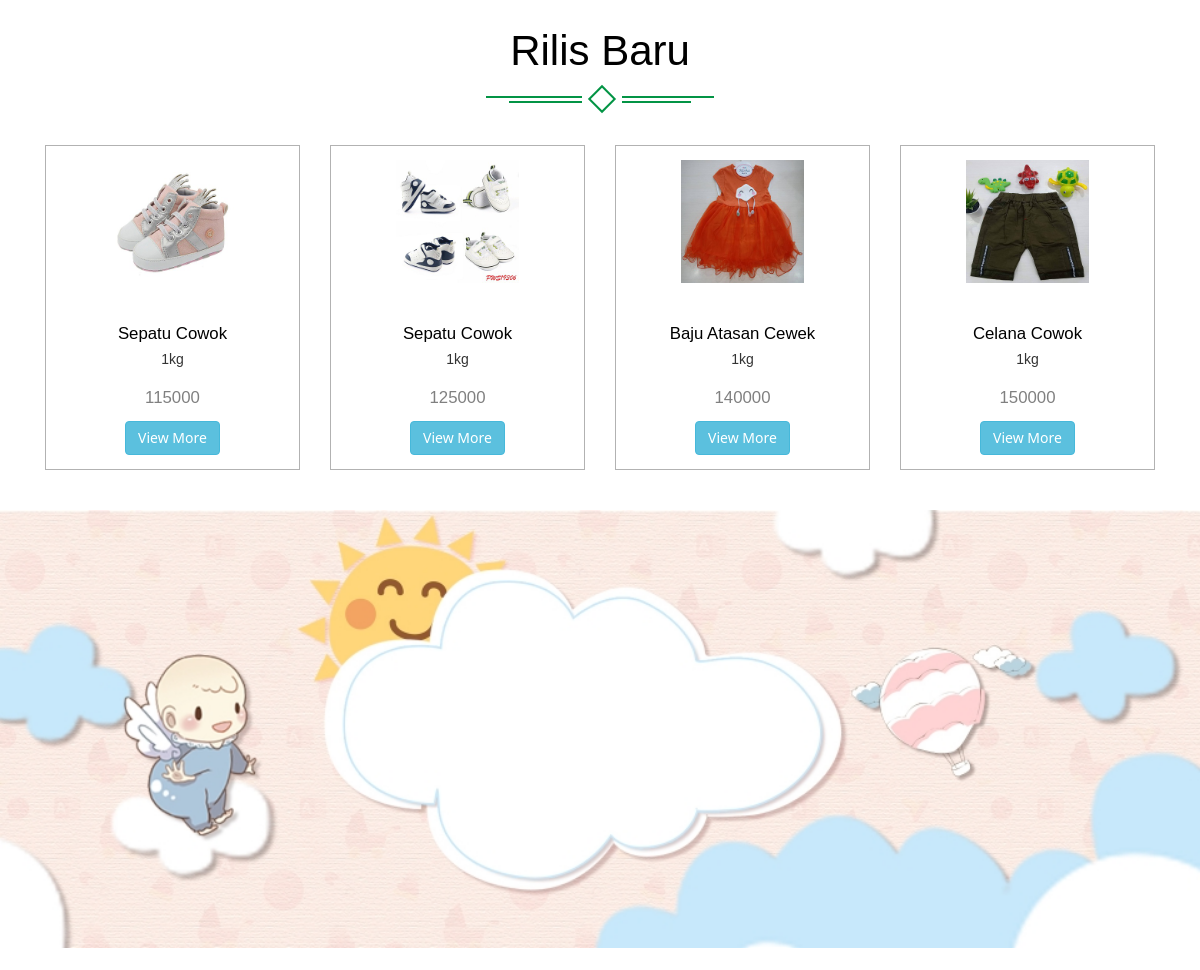
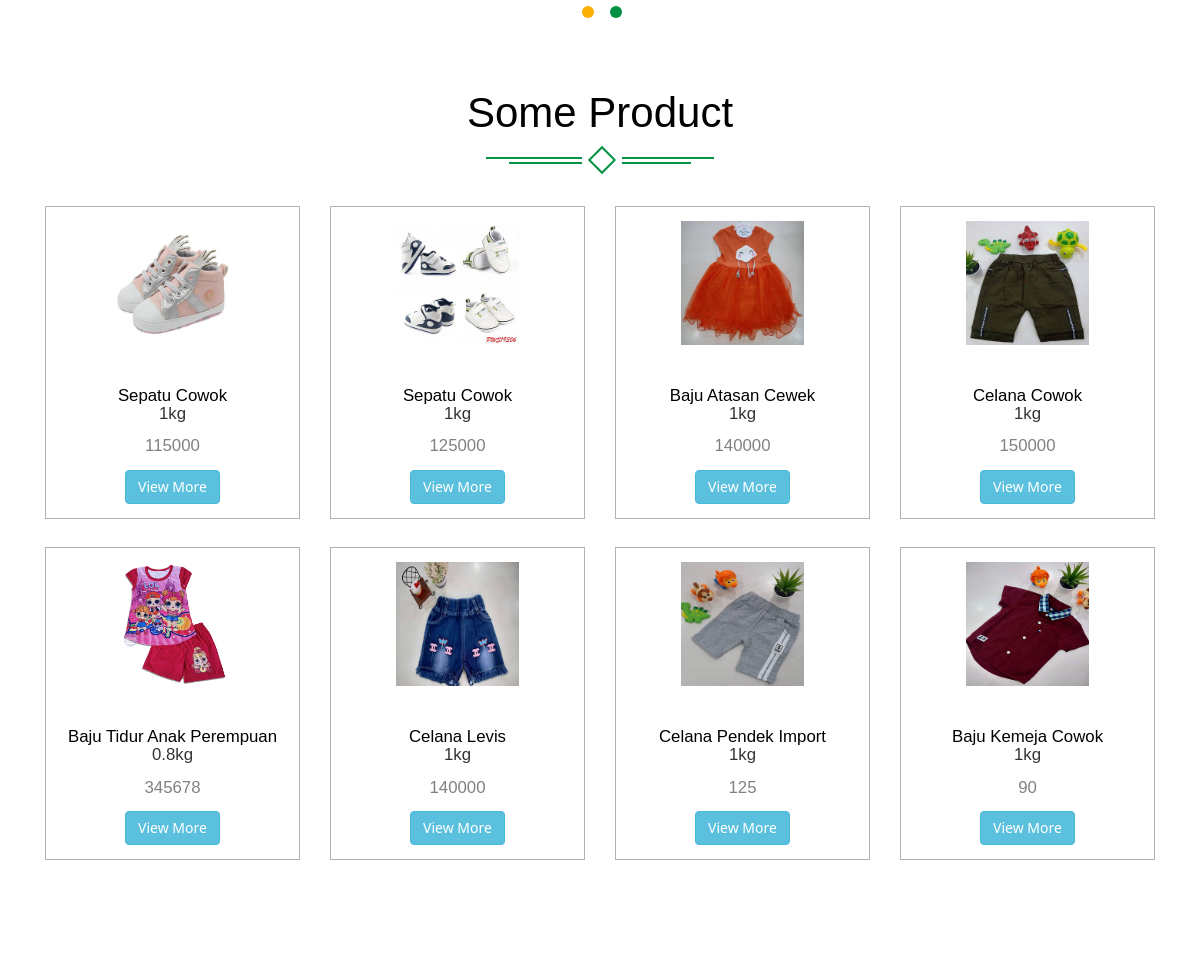
The app's page /pengunjung/dashboard/index.php (signed in, middle part), older data (2 pictures, top to bottom).
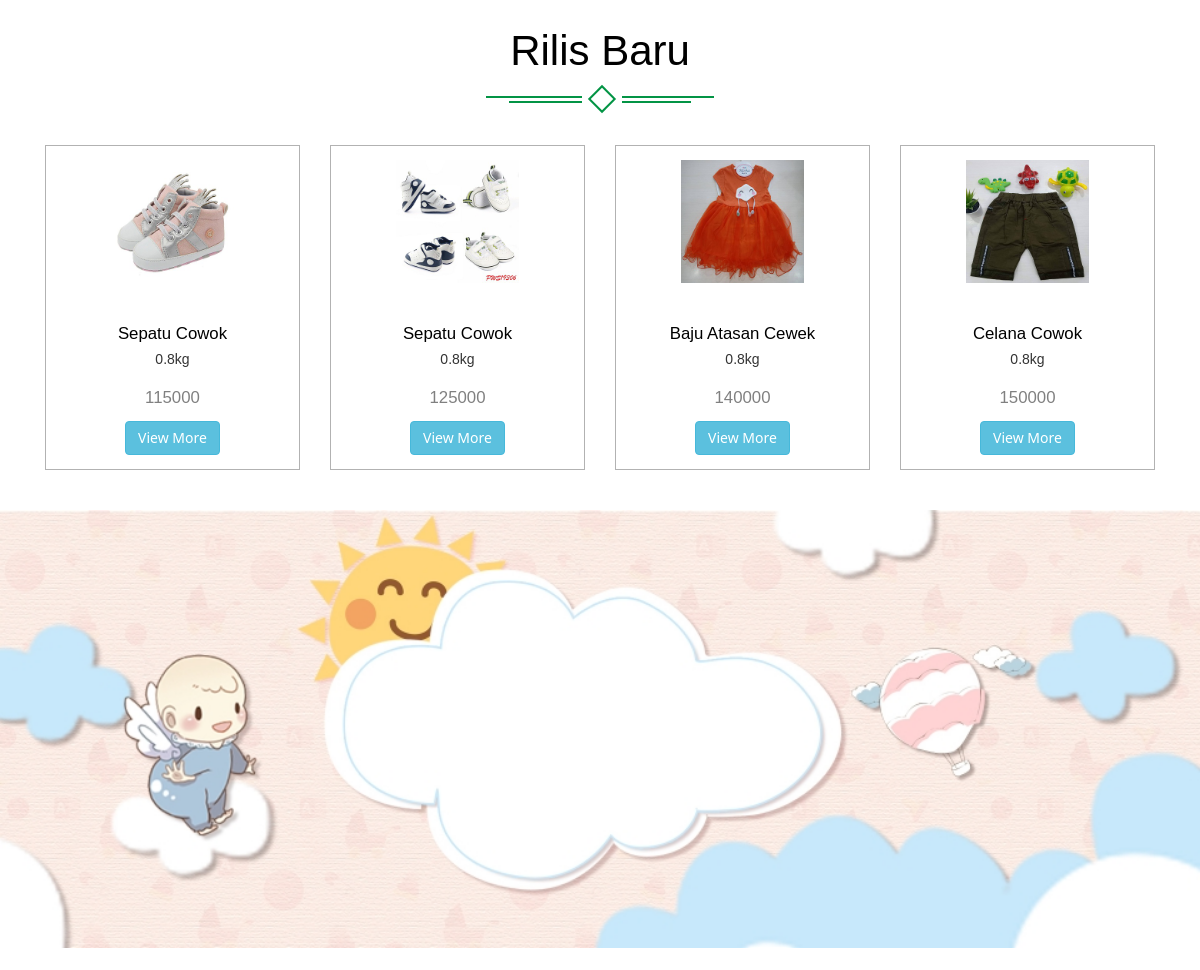
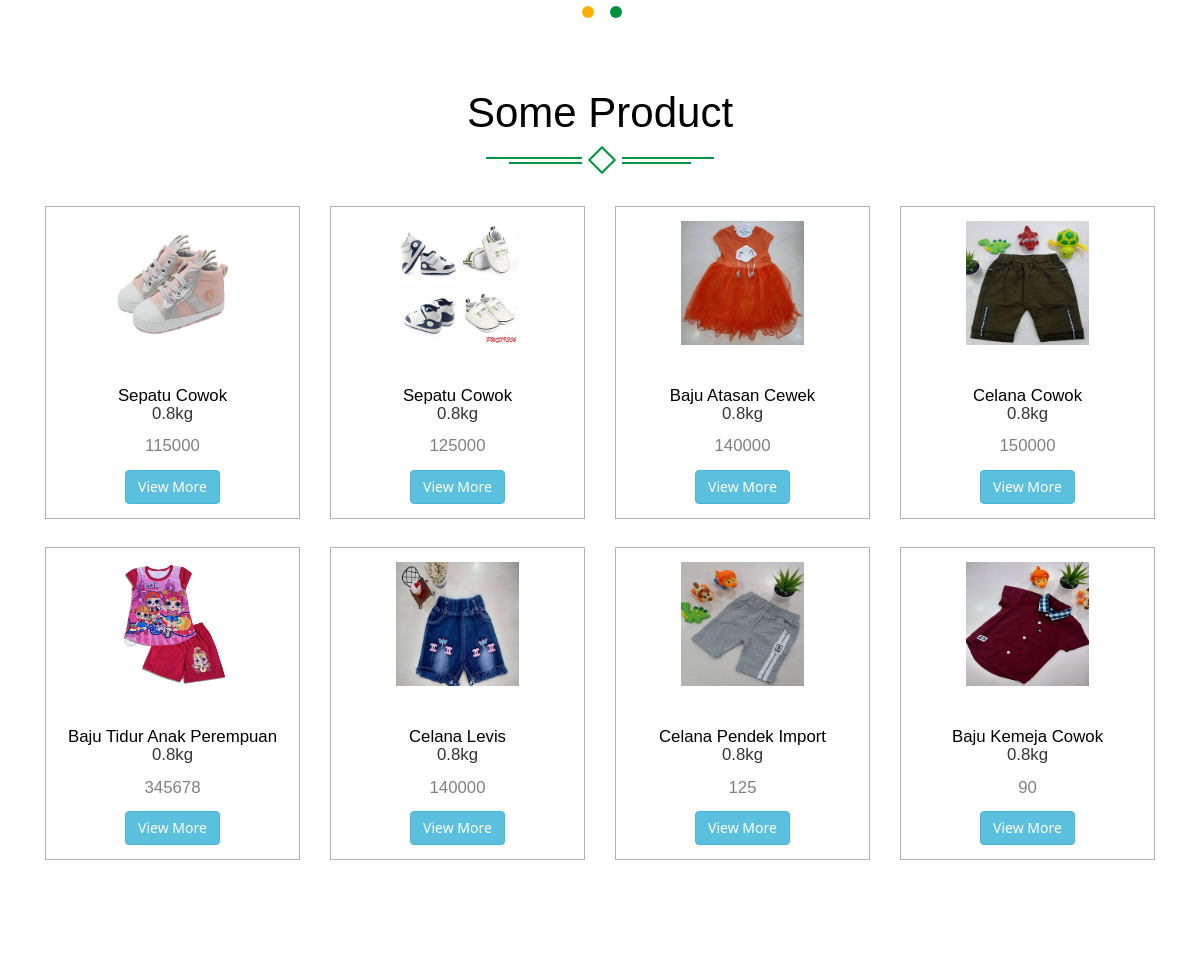
The same page, newer data (2 pictures, top to bottom).
### tables this page shows
CREATE TABLE `produk` (
  `kodeproduk` int(11) NOT NULL,
  `kd_subkategori` int(11) NOT NULL,
  `nama_produk` varchar(50) NOT NULL,
  `deskripsi` varchar(255) NOT NULL,
  `harga_produk` int(11) NOT NULL,
  `stok` int(11) NOT NULL,
  `berat` float NOT NULL,
  `foto1` varchar(255) NOT NULL,
  `foto2` varchar(255) DEFAULT NULL,
  `ukuran` varchar(200) NOT NULL,
  `diskon` int(11) DEFAULT NULL,
  `tgl_masuk` datetime NOT NULL
);

### pengunjung/dashboard/homepengunjung.php (the view, shortened to what this page needs)
<?php include_once('../_headerpenggunjung.php'); ?>
<!DOCTYPE html>
<html>
<head>
</head>
<body>
	<br><br>
	<div class="content-top ">
		<div class="container ">
			<div class="spec ">
				<h3>Rilis Baru</h3>
				<div class="ser-t">
					<span><i></i></span>
				</div>
			</div>
			<div class="tab-head ">
				<div class=" tab-content tab-content-t ">
					<div class="tab-pane active text-style" id="tab1">
						<div class=" con-w3l">
							<?php $ambil = mysqli_query($conn, "SELECT * FROM produk ORDER BY tgl_masuk DESC LIMIT 4"); ?>
							<?php while ($perproduk =  mysqli_fetch_assoc($ambil)) { ?>
								<div class="col-md-3 m-wthree">
									<div class="col-m">
										<a href="#" data-toggle="modal" data-target="#myModal16" class="offer-img">
											<img src="../../images/<?php echo $perproduk["foto1"]; ?>" class="img-responsive" alt="">
										</a>
										<div class="mid-1">
											<div class="women">
												<h6 style="text-align: center;"><a href="deskripsi.php?halaman=deskripsi&kodeproduk=<?php echo $perproduk["kodeproduk"]; ?>"><?php echo $perproduk["nama_produk"] ?></a><p><?php echo $perproduk["berat"]; ?>kg</p>	</h6>
											</div>
											<div class="mid-2">
												<h6 style="text-align: center; color: grey"><?php echo $perproduk["harga_produk"]; ?></h6>
											</div>
											<div class="add">
												<a href="deskripsi.php?halaman=deskripsi&kodeproduk=<?php echo $perproduk["kodeproduk"]; ?>" class="btn btn-info"><span class="">View More</span></a>
											</div>
										</div>
									</div>
								</div>
								<?php } ?>
								<div class="clearfix"></div>
							</div>
						</div>
					</div>
				</div>
			</div>
		</div><br><br>
  	<div id="myCarousel" class="carousel slide" data-ride="carousel">
  		<ol class="carousel-indicators">
  			<li data-target="#myCarousel" data-slide-to="0" class="active"></li>
  			<li data-target="#myCarousel" data-slide-to="1"></li>
  		</ol>
  		<div class="carousel-inner" role="listbox">
  			<div class="item active">
  				<img class="first-slide" src="../../images/5.jpeg" alt="First slide" width="1350px"></a>
  			</div>
  		</div>
  	</div>
  	<div class="product">
  		<div class="container">
  			<div class="spec ">
  				<h3>Some Product</h3>
  				<div class="ser-t">
  					<span><i></i></span>
  				</div>
  			</div>
  			<div class=" con-w3l">
  				<?php $ambil = mysqli_query($conn, "SELECT * FROM produk ORDER BY tgl_masuk DESC LIMIT 8"); ?>
  				<?php while ($perproduk =  mysqli_fetch_assoc($ambil)) { ?>
  					<div class="col-md-3 pro-1">
  						<div class="col-m">
  							<a href="#" data-toggle="modal" data-target="#myModal24" class="offer-img">
  								<img src="../../images/<?php echo $perproduk["foto1"]; ?>" class="img-responsive" alt="">
  							</a>
  							<div class="mid-1">
  								<div class="women">
  									<h6 style="text-align: center;"><a href="deskripsi.php?halaman=deskripsi&kodeproduk=<?php echo $perproduk["kodeproduk"]; ?>"><?php echo $perproduk["nama_produk"] ?></a><p><?php echo $perproduk["berat"]; ?>kg</p>	</h6>
  								</div>
  								<div class="mid-2">
  									<h6 style="text-align: center; color: grey"><?php echo $perproduk["harga_produk"]; ?></h6>
  								</div>
  								<div class="add">
  									<a href="deskripsi.php?halaman=deskripsi&kodeproduk=<?php echo $perproduk["kodeproduk"]; ?>" class="btn btn-info"><span class="">View More</span></a>
  								</div>
  							</div>
  						</div>
  					</div>
  					<?php } ?>
  					<div class="clearfix"></div>
  				</div>
  			</div>
  		</div>
  	</body>
  	</html>

Row changes from the older to the newer data that the page shows:
changed produk (number 1 of 8 on the later page): berat "1" → "0.8"
changed produk (number 2 of 8 on the later page): berat "1" → "0.8"
changed produk "Baju Atasan Cewek": berat "1" → "0.8"
changed produk "Celana Cowok": berat "1" → "0.8"
changed produk "Celana Levis": berat "1" → "0.8"
changed produk "Celana Pendek Import": berat "1" → "0.8"
changed produk "Baju Kemeja Cowok": berat "1" → "0.8"
